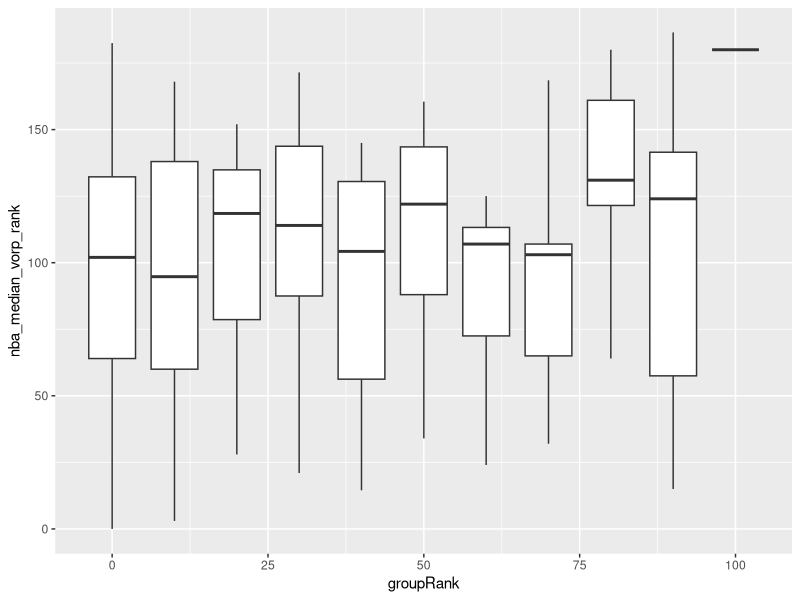
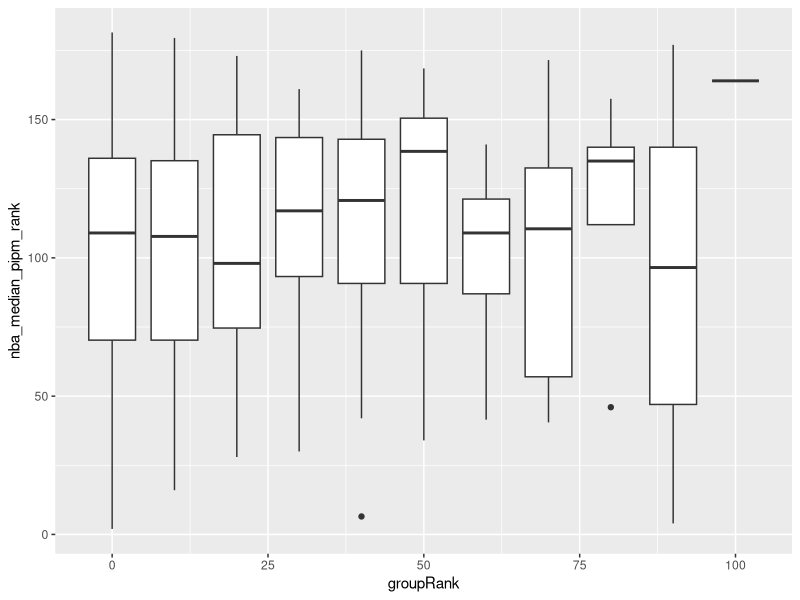

These figures' R source, in order:
## ---- chunk 1
knitr::opts_chunk$set(echo = TRUE)
## ---- chunk 2
library(tidyverse)
library(here)
## ---- chunk 3
draft <- read.csv("../output/draft.csv", header = TRUE, stringsAsFactors = FALSE)
overview <- read.csv("../output/overview.csv", header = TRUE, stringsAsFactors = FALSE)
allPlayers <- read.csv("../output/players.csv", header = TRUE, stringsAsFactors = FALSE)
seasons <- read.csv("../output/seasons.csv", header = TRUE, stringsAsFactors = FALSE)
## ---- chunk 4
players <- allPlayers %>% 
  filter((draft_year <= 2014 | is.na(draft_year)) & (recruit_year <= 2013 | is.na(recruit_year)))
## ---- chunk 5
top100 <- players %>% 
  filter(!is.na(recruit_year))

toNBA <- players %>% 
  filter(!is.na(draft_year)) %>% 
  filter(!is.na(recruit_year)) %>% 
  summarise(count = n()) %>% 
  mutate(percent = count / nrow(top100))

toNBA$percent
## ---- chunk 6
notTop <- players %>% 
  filter(is.na(recruit_year))

lowToNBA <- players %>% 
  filter(!is.na(draft_year)) %>% 
  filter(is.na(recruit_year)) %>% 
  summarise(count = n()) %>% 
  mutate(percent = count / nrow(notTop))

lowToNBA$percent
## ---- chunk 7
top100 %>% 
  filter(valid_seasons >= 2) %>% 
  summarise(count = n()) %>% 
  mutate(percent = count/toNBA$count)
## ---- chunk 8
notTop %>% 
  filter(valid_seasons >= 2) %>% 
  summarise(count = n()) %>% 
  mutate(percent = count/nrow(notTop))
## ---- chunk 9
notOnList <- players %>% 
  filter(is.na(recruit_year)) %>% 
  filter(valid_seasons >= 2)

contract <- draft %>% 
  filter(link != "")
  

# what % of people drafted, that played more at least 1 season were not on Top 100 for high school?
nrow(notOnList) / nrow(players)
## ---- chunk 10
noContract <- allPlayers %>% 
  filter(!is.na(draft_year)) %>% 
  filter(link == "")
## ---- chunk 11
vorp <- top100 %>% 
  filter(valid_seasons >= 2) %>% 
  mutate(groupRank = rank - (rank %% 10))

ggplot(vorp, aes(x = groupRank, y = nba_median_vorp_rank, group = groupRank)) + geom_boxplot()
## ---- chunk 12
ggplot(vorp, aes(x = groupRank, y = nba_median_pipm_rank, group = groupRank)) + geom_boxplot()
## ---- chunk 13
vorpGroups <- top100 %>% 
  filter(valid_seasons >= 2) %>% 
  mutate(groupVorp = nba_median_vorp_rank - (nba_median_vorp_rank %% 25)) %>% 
  group_by(groupVorp) %>% 
  summarise(avgRank = median(rank),
            sd = sd(rank))
